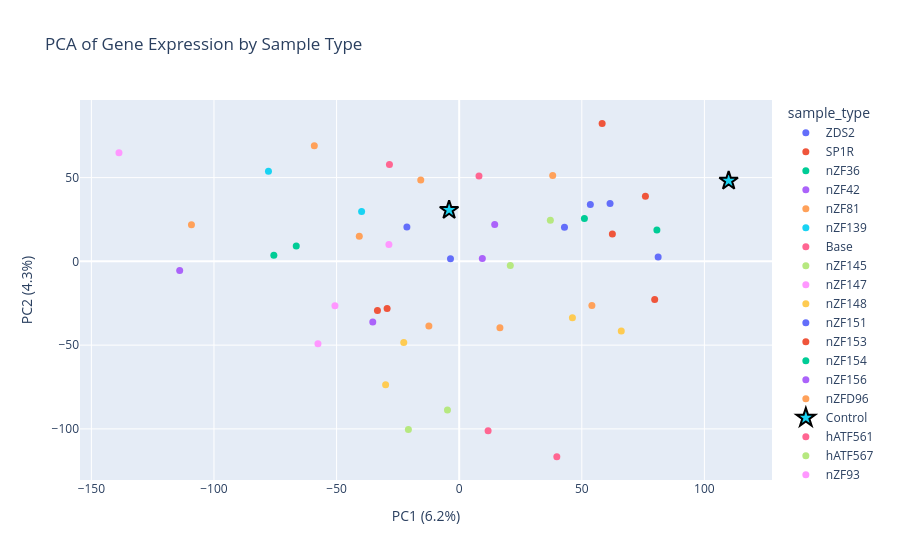

The notebook cell this image was saved under:
### Code cell
# Build plot dataframe
pca_df = pd.DataFrame(pcs, columns=['PC1', 'PC2'], index=clean_data.index)
pca_df['sample_type'] = clean_data['sample_type'].values

fig = px.scatter(
    pca_df,
    x='PC1', y='PC2',
    color='sample_type',
    hover_name=pca_df.index,
    labels={
        'PC1': f'PC1 ({pca.explained_variance_ratio_[0]:.1%})',
        'PC2': f'PC2 ({pca.explained_variance_ratio_[1]:.1%})',
    },
    title='PCA of Gene Expression by Sample Type',
)

# Control traces: large star with black border; all others: small circle
fig.for_each_trace(
    lambda t: t.update(marker_size=14, marker_symbol='star', marker_line_width=2, marker_line_color='black')
    if t.name == 'Control' else t.update(marker_size=7)
)

fig.show()

### Figure 1 — Plotly figure (JSON) as saved in the notebook; plotly's stock layout.template omitted (floating-point values rounded to 4 significant figures)
{"data": [{"hovertemplate": "<b>%{hovertext}</b><br><br>sample_type=ZDS2<br>PC1 (6.2%)=%{x}<br>PC2 (4.3%)=%{y}<extra></extra>", "hovertext": [null, null], "legendgroup": "ZDS2", "marker": {"color": "#636efa", "size": 7, "symbol": "circle"}, "mode": "markers", "name": "ZDS2", "orientation": "v", "showlegend": true, "type": "scatter", "x": [81.14, 42.94], "xaxis": "x", "y": [2.601, 20.33], "yaxis": "y"}, {"hovertemplate": "<b>%{hovertext}</b><br><br>sample_type=SP1R<br>PC1 (6.2%)=%{x}<br>PC2 (4.3%)=%{y}<extra></extra>", "hovertext": [null, null], "legendgroup": "SP1R", "marker": {"color": "#EF553B", "size": 7, "symbol": "circle"}, "mode": "markers", "name": "SP1R", "orientation": "v", "showlegend": true, "type": "scatter", "x": [62.47, 79.72], "xaxis": "x", "y": [16.36, -22.79], "yaxis": "y"}, {"hovertemplate": "<b>%{hovertext}</b><br><br>sample_type=nZF36<br>PC1 (6.2%)=%{x}<br>PC2 (4.3%)=%{y}<extra></extra>", "hovertext": [null, null], "legendgroup": "nZF36", "marker": {"color": "#00cc96", "size": 7, "symbol": "circle"}, "mode": "markers", "name": "nZF36", "orientation": "v", "showlegend": true, "type": "scatter", "x": [51.06, 80.62], "xaxis": "x", "y": [25.6, 18.71], "yaxis": "y"}, {"hovertemplate": "<b>%{hovertext}</b><br><br>sample_type=nZF42<br>PC1 (6.2%)=%{x}<br>PC2 (4.3%)=%{y}<extra></extra>", "hovertext": [null, null], "legendgroup": "nZF42", "marker": {"color": "#ab63fa", "size": 7, "symbol": "circle"}, "mode": "markers", "name": "nZF42", "orientation": "v", "showlegend": true, "type": "scatter", "x": [14.49, 9.437], "xaxis": "x", "y": [22.06, 1.716], "yaxis": "y"}, {"hovertemplate": "<b>%{hovertext}</b><br><br>sample_type=nZF81<br>PC1 (6.2%)=%{x}<br>PC2 (4.3%)=%{y}<extra></extra>", "hovertext": [null, null], "legendgroup": "nZF81", "marker": {"color": "#FFA15A", "size": 7, "symbol": "circle"}, "mode": "markers", "name": "nZF81", "orientation": "v", "showlegend": true, "type": "scatter", "x": [-59.08, 38.13], "xaxis": "x", "y": [68.98, 51.2], "yaxis": "y"}, {"hovertemplate": "<b>%{hovertext}</b><br><br>sample_type=nZF139<br>PC1 (6.2%)=%{x}<br>PC2 (4.3%)=%{y}<extra></extra>", "hovertext": [null, null], "legendgroup": "nZF139", "marker": {"color": "#19d3f3", "size": 7, "symbol": "circle"}, "mode": "markers", "name": "nZF139", "orientation": "v", "showlegend": true, "type": "scatter", "x": [-39.8, -77.78], "xaxis": "x", "y": [29.78, 53.76], "yaxis": "y"}, {"hovertemplate": "<b>%{hovertext}</b><br><br>sample_type=Base<br>PC1 (6.2%)=%{x}<br>PC2 (4.3%)=%{y}<extra></extra>", "hovertext": [null, null], "legendgroup": "Base", "marker": {"color": "#FF6692", "size": 7, "symbol": "circle"}, "mode": "markers", "name": "Base", "orientation": "v", "showlegend": true, "type": "scatter", "x": [-28.45, 8.074], "xaxis": "x", "y": [57.86, 50.99], "yaxis": "y"}, {"hovertemplate": "<b>%{hovertext}</b><br><br>sample_type=nZF145<br>PC1 (6.2%)=%{x}<br>PC2 (4.3%)=%{y}<extra></extra>", "hovertext": [null, null], "legendgroup": "nZF145", "marker": {"color": "#B6E880", "size": 7, "symbol": "circle"}, "mode": "markers", "name": "nZF145", "orientation": "v", "showlegend": true, "type": "scatter", "x": [20.84, 37.18], "xaxis": "x", "y": [-2.429, 24.53], "yaxis": "y"}, {"hovertemplate": "<b>%{hovertext}</b><br><br>sample_type=nZF147<br>PC1 (6.2%)=%{x}<br>PC2 (4.3%)=%{y}<extra></extra>", "hovertext": [null, null], "legendgroup": "nZF147", "marker": {"color": "#FF97FF", "size": 7, "symbol": "circle"}, "mode": "markers", "name": "nZF147", "orientation": "v", "showlegend": true, "type": "scatter", "x": [-28.67, -138.7], "xaxis": "x", "y": [10.11, 64.87], "yaxis": "y"}, {"hovertemplate": "<b>%{hovertext}</b><br><br>sample_type=nZF148<br>PC1 (6.2%)=%{x}<br>PC2 (4.3%)=%{y}<extra></extra>", "hovertext": [null, null], "legendgroup": "nZF148", "marker": {"color": "#FECB52", "size": 7, "symbol": "circle"}, "mode": "markers", "name": "nZF148", "orientation": "v", "showlegend": true, "type": "scatter", "x": [66.1, 46.18], "xaxis": "x", "y": [-41.59, -33.68], "yaxis": "y"}, {"hovertemplate": "<b>%{hovertext}</b><br><br>sample_type=nZF151<br>PC1 (6.2%)=%{x}<br>PC2 (4.3%)=%{y}<extra></extra>", "hovertext": [null, null], "legendgroup": "nZF151", "marker": {"color": "#636efa", "size": 7, "symbol": "circle"}, "mode": "markers", "name": "nZF151", "orientation": "v", "showlegend": true, "type": "scatter", "x": [-21.33, -3.549], "xaxis": "x", "y": [20.47, 1.544], "yaxis": "y"}, {"hovertemplate": "<b>%{hovertext}</b><br><br>sample_type=nZF153<br>PC1 (6.2%)=%{x}<br>PC2 (4.3%)=%{y}<extra></extra>", "hovertext": [null, null], "legendgroup": "nZF153", "marker": {"color": "#EF553B", "size": 7, "symbol": "circle"}, "mode": "markers", "name": "nZF153", "orientation": "v", "showlegend": true, "type": "scatter", "x": [-29.39, -33.34], "xaxis": "x", "y": [-28.21, -29.36], "yaxis": "y"}, {"hovertemplate": "<b>%{hovertext}</b><br><br>sample_type=nZF154<br>PC1 (6.2%)=%{x}<br>PC2 (4.3%)=%{y}<extra></extra>", "hovertext": [null, null], "legendgroup": "nZF154", "marker": {"color": "#00cc96", "size": 7, "symbol": "circle"}, "mode": "markers", "name": "nZF154", "orientation": "v", "showlegend": true, "type": "scatter", "x": [-75.59, -66.45], "xaxis": "x", "y": [3.712, 9.233], "yaxis": "y"}, {"hovertemplate": "<b>%{hovertext}</b><br><br>sample_type=nZF156<br>PC1 (6.2%)=%{x}<br>PC2 (4.3%)=%{y}<extra></extra>", "hovertext": [null, null], "legendgroup": "nZF156", "marker": {"color": "#ab63fa", "size": 7, "symbol": "circle"}, "mode": "markers", "name": "nZF156", "orientation": "v", "showlegend": true, "type": "scatter", "x": [-114.0, -35.24], "xaxis": "x", "y": [-5.484, -36.17], "yaxis": "y"}, {"hovertemplate": "<b>%{hovertext}</b><br><br>sample_type=nZFD96<br>PC1 (6.2%)=%{x}<br>PC2 (4.3%)=%{y}<extra></extra>", "hovertext": [null, null, null, null, null, null], "legendgroup": "nZFD96", "marker": {"color": "#FFA15A", "size": 7, "symbol": "circle"}, "mode": "markers", "name": "nZFD96", "orientation": "v", "showlegend": true, "type": "scatter", "x": [-12.36, 16.62, 54.12, -40.74, -15.68, -109.2], "xaxis": "x", "y": [-38.62, -39.6, -26.27, 15.05, 48.64, 21.94], "yaxis": "y"}, {"hovertemplate": "<b>%{hovertext}</b><br><br>sample_type=Control<br>PC1 (6.2%)=%{x}<br>PC2 (4.3%)=%{y}<extra></extra>", "hovertext": [null, null], "legendgroup": "Control", "marker": {"color": "#19d3f3", "line": {"color": "black", "width": 2}, "size": 14, "symbol": "star"}, "mode": "markers", "name": "Control", "orientation": "v", "showlegend": true, "type": "scatter", "x": [-4.117, 109.9], "xaxis": "x", "y": [30.66, 48.13], "yaxis": "y"}, {"hovertemplate": "<b>%{hovertext}</b><br><br>sample_type=hATF561<br>PC1 (6.2%)=%{x}<br>PC2 (4.3%)=%{y}<extra></extra>", "hovertext": [null, null], "legendgroup": "hATF561", "marker": {"color": "#FF6692", "size": 7, "symbol": "circle"}, "mode": "markers", "name": "hATF561", "orientation": "v", "showlegend": true, "type": "scatter", "x": [11.79, 39.81], "xaxis": "x", "y": [-101.1, -116.6], "yaxis": "y"}, {"hovertemplate": "<b>%{hovertext}</b><br><br>sample_type=hATF567<br>PC1 (6.2%)=%{x}<br>PC2 (4.3%)=%{y}<extra></extra>", "hovertext": [null, null], "legendgroup": "hATF567", "marker": {"color": "#B6E880", "size": 7, "symbol": "circle"}, "mode": "markers", "name": "hATF567", "orientation": "v", "showlegend": true, "type": "scatter", "x": [-20.72, -4.79], "xaxis": "x", "y": [-100.4, -88.75], "yaxis": "y"}, {"hovertemplate": "<b>%{hovertext}</b><br><br>sample_type=nZF93<br>PC1 (6.2%)=%{x}<br>PC2 (4.3%)=%{y}<extra></extra>", "hovertext": [null, null], "legendgroup": "nZF93", "marker": {"color": "#FF97FF", "size": 7, "symbol": "circle"}, "mode": "markers", "name": "nZF93", "orientation": "v", "showlegend": true, "type": "scatter", "x": [-57.59, -50.67], "xaxis": "x", "y": [-49.13, -26.53], "yaxis": "y"}, {"hovertemplate": "<b>%{hovertext}</b><br><br>sample_type=nZF105<br>PC1 (6.2%)=%{x}<br>PC2 (4.3%)=%{y}<extra></extra>", "hovertext": [null, null], "legendgroup": "nZF105", "marker": {"color": "#FECB52", "size": 7, "symbol": "circle"}, "mode": "markers", "name": "nZF105", "orientation": "v", "showlegend": true, "type": "scatter", "x": [-30.0, -22.61], "xaxis": "x", "y": [-73.72, -48.37], "yaxis": "y"}, {"hovertemplate": "<b>%{hovertext}</b><br><br>sample_type=hATF555R<br>PC1 (6.2%)=%{x}<br>PC2 (4.3%)=%{y}<extra></extra>", "hovertext": [null, null], "legendgroup": "hATF555R", "marker": {"color": "#636efa", "size": 7, "symbol": "circle"}, "mode": "markers", "name": "hATF555R", "orientation": "v", "showlegend": true, "type": "scatter", "x": [53.48, 61.53], "xaxis": "x", "y": [33.98, 34.61], "yaxis": "y"}, {"hovertemplate": "<b>%{hovertext}</b><br><br>sample_type=hATF555Q<br>PC1 (6.2%)=%{x}<br>PC2 (4.3%)=%{y}<extra></extra>", "hovertext": [null, null], "legendgroup": "hATF555Q", "marker": {"color": "#EF553B", "size": 7, "symbol": "circle"}, "mode": "markers", "name": "hATF555Q", "orientation": "v", "showlegend": true, "type": "scatter", "x": [75.95, 58.29], "xaxis": "x", "y": [38.91, 82.38], "yaxis": "y"}], "layout": {"legend": {"title": {"text": "sample_type"}, "tracegroupgap": 0}, "title": {"text": "PCA of Gene Expression by Sample Type"}, "xaxis": {"anchor": "y", "domain": [0, 1], "title": {"text": "PC1 (6.2%)"}}, "yaxis": {"anchor": "x", "domain": [0, 1], "title": {"text": "PC2 (4.3%)"}}}}
